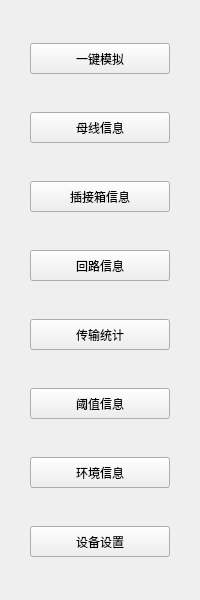
<?xml version="1.0" encoding="UTF-8"?>
<ui version="4.0">
 <class>BUS_SimulationToolWid</class>
 <widget class="QWidget" name="BUS_SimulationToolWid">
  <property name="geometry">
   <rect>
    <x>0</x>
    <y>0</y>
    <width>200</width>
    <height>600</height>
   </rect>
  </property>
  <property name="windowTitle">
   <string>Form</string>
  </property>
  <layout class="QVBoxLayout" name="verticalLayout">
   <property name="leftMargin">
    <number>30</number>
   </property>
   <property name="rightMargin">
    <number>30</number>
   </property>
   <item>
    <spacer name="verticalSpacer">
     <property name="orientation">
      <enum>Qt::Vertical</enum>
     </property>
     <property name="sizeHint" stdset="0">
      <size>
       <width>20</width>
       <height>40</height>
      </size>
     </property>
    </spacer>
   </item>
   <item>
    <widget class="QPushButton" name="mnTestBtn">
     <property name="minimumSize">
      <size>
       <width>0</width>
       <height>31</height>
      </size>
     </property>
     <property name="text">
      <string>一键模拟</string>
     </property>
    </widget>
   </item>
   <item>
    <spacer name="verticalSpacer_2">
     <property name="orientation">
      <enum>Qt::Vertical</enum>
     </property>
     <property name="sizeHint" stdset="0">
      <size>
       <width>20</width>
       <height>40</height>
      </size>
     </property>
    </spacer>
   </item>
   <item>
    <widget class="QPushButton" name="busBtn">
     <property name="minimumSize">
      <size>
       <width>0</width>
       <height>31</height>
      </size>
     </property>
     <property name="text">
      <string>母线信息</string>
     </property>
    </widget>
   </item>
   <item>
    <spacer name="verticalSpacer_3">
     <property name="orientation">
      <enum>Qt::Vertical</enum>
     </property>
     <property name="sizeHint" stdset="0">
      <size>
       <width>20</width>
       <height>40</height>
      </size>
     </property>
    </spacer>
   </item>
   <item>
    <widget class="QPushButton" name="boxBtn">
     <property name="minimumSize">
      <size>
       <width>0</width>
       <height>31</height>
      </size>
     </property>
     <property name="text">
      <string>插接箱信息</string>
     </property>
    </widget>
   </item>
   <item>
    <spacer name="verticalSpacer_4">
     <property name="orientation">
      <enum>Qt::Vertical</enum>
     </property>
     <property name="sizeHint" stdset="0">
      <size>
       <width>20</width>
       <height>40</height>
      </size>
     </property>
    </spacer>
   </item>
   <item>
    <widget class="QPushButton" name="loopBtn">
     <property name="minimumSize">
      <size>
       <width>0</width>
       <height>31</height>
      </size>
     </property>
     <property name="text">
      <string>回路信息</string>
     </property>
    </widget>
   </item>
   <item>
    <spacer name="verticalSpacer_5">
     <property name="orientation">
      <enum>Qt::Vertical</enum>
     </property>
     <property name="sizeHint" stdset="0">
      <size>
       <width>20</width>
       <height>40</height>
      </size>
     </property>
    </spacer>
   </item>
   <item>
    <widget class="QPushButton" name="transBtn">
     <property name="minimumSize">
      <size>
       <width>0</width>
       <height>31</height>
      </size>
     </property>
     <property name="text">
      <string>传输统计</string>
     </property>
    </widget>
   </item>
   <item>
    <spacer name="verticalSpacer_6">
     <property name="orientation">
      <enum>Qt::Vertical</enum>
     </property>
     <property name="sizeHint" stdset="0">
      <size>
       <width>20</width>
       <height>40</height>
      </size>
     </property>
    </spacer>
   </item>
   <item>
    <widget class="QPushButton" name="thresholdBtn">
     <property name="minimumSize">
      <size>
       <width>0</width>
       <height>31</height>
      </size>
     </property>
     <property name="text">
      <string>阈值信息</string>
     </property>
    </widget>
   </item>
   <item>
    <spacer name="verticalSpacer_7">
     <property name="orientation">
      <enum>Qt::Vertical</enum>
     </property>
     <property name="sizeHint" stdset="0">
      <size>
       <width>20</width>
       <height>40</height>
      </size>
     </property>
    </spacer>
   </item>
   <item>
    <widget class="QPushButton" name="envBtn">
     <property name="minimumSize">
      <size>
       <width>0</width>
       <height>31</height>
      </size>
     </property>
     <property name="text">
      <string>环境信息</string>
     </property>
    </widget>
   </item>
   <item>
    <spacer name="verticalSpacer_8">
     <property name="orientation">
      <enum>Qt::Vertical</enum>
     </property>
     <property name="sizeHint" stdset="0">
      <size>
       <width>20</width>
       <height>40</height>
      </size>
     </property>
    </spacer>
   </item>
   <item>
    <widget class="QPushButton" name="settingBtn">
     <property name="minimumSize">
      <size>
       <width>0</width>
       <height>31</height>
      </size>
     </property>
     <property name="text">
      <string>设备设置</string>
     </property>
    </widget>
   </item>
   <item>
    <spacer name="verticalSpacer_9">
     <property name="orientation">
      <enum>Qt::Vertical</enum>
     </property>
     <property name="sizeHint" stdset="0">
      <size>
       <width>20</width>
       <height>40</height>
      </size>
     </property>
    </spacer>
   </item>
  </layout>
 </widget>
 <resources/>
 <connections/>
</ui>
